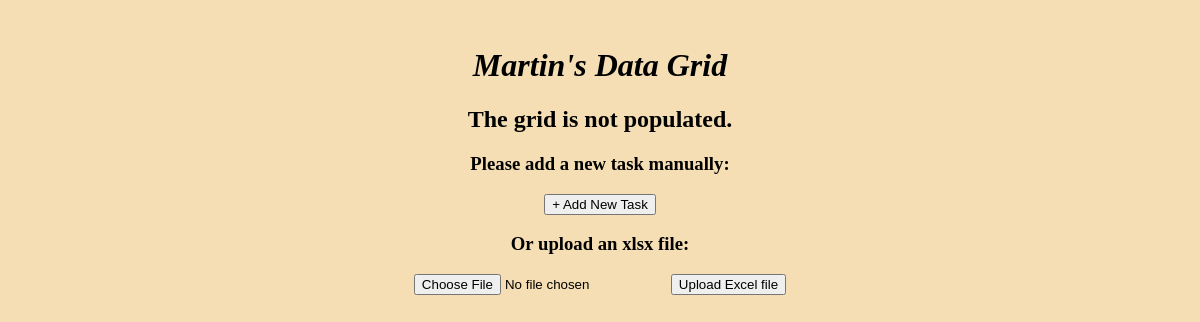
Before: / with the older database file.
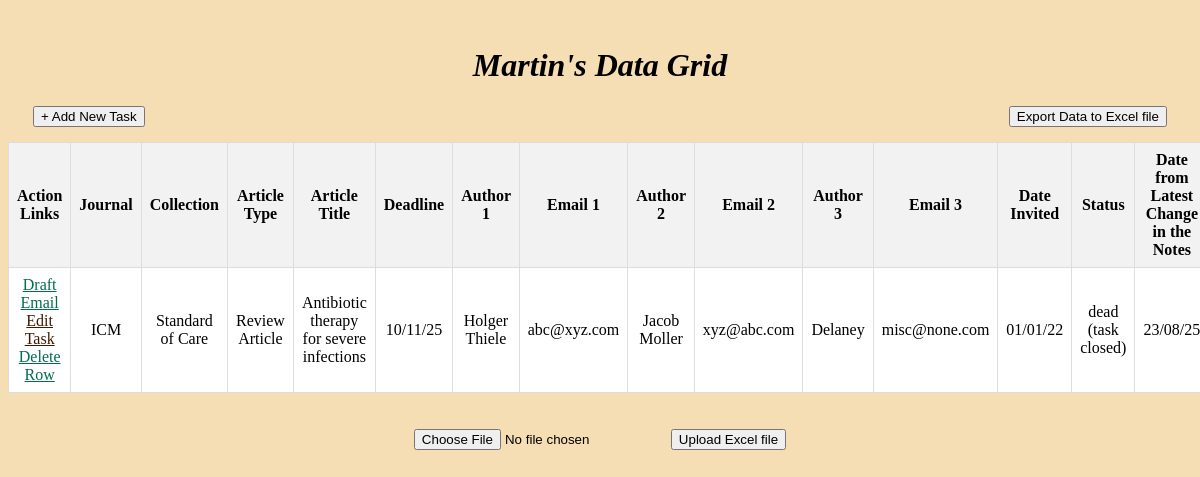
After: the same page with the newer database file.
### app.py (models this page shows, shortened)
class Task(db.Model):
    id = db.Column(db.Integer, primary_key=True)
    journal = db.Column(db.String(100), nullable=False)
    collection = db.Column(db.String(50))
    type = db.Column(db.String(50))
    title = db.Column(db.String(120))
    deadline = db.Column(db.Date)
    author1 = db.Column(db.String(30))
    email1 = db.Column(db.String(30))
    author2 = db.Column(db.String(30))
    email2 = db.Column(db.String(30))
    author3 = db.Column(db.String(30))
    email3 = db.Column(db.String(30))
    date_invited = db.Column(db.Date)
    status = db.Column(db.String(30))
    last_change_in_notes = db.Column(db.Date)
    notes = db.Column(db.String(2500))

### app.py (the view)
@app.route('/', methods=['POST', 'GET'])  # type: ignore
def index():
    if request.method == 'POST':
        my_file = request.files.get('file')
        if not my_file or my_file.filename == '':
            return ('No file selected!', 400)
        if my_file.filename.endswith('.xlsx'):  # type: ignore
            import_excel_to_db(my_file)
            return redirect('/')
    else:
        tasks = Task.query.all()
        return render_template('index.html', tasks=tasks)

### templates/index.html (shortened to what this page needs)
{% extends 'base.html' %}
{% block body %}
<div class="content">
    <br>
    <h1><i>Martin's Data Grid</i></h1>
    {% if tasks | length < 1 %}
    <h2>The grid is not populated.</h2>
    <h3>Please add a new task manually:</h3>
        <a href="{{ url_for('new_task') }}">
            <button>
                + Add New Task
            </button>
        </a>
    <h3>Or upload an xlsx file:</h3>
    {% else %}
    <a href="{{ url_for('new_task') }}">
        <button class="new-task-button">
            + Add New Task
        </button>
    </a>
    <a href="{{ url_for('export_excel') }}">
        <button class="export-button">Export Data to Excel file</button>
    </a>
    <br><br>
    <table>
        <thead>
            <tr>
                <th>Action Links</th>
                <th>Journal</th>
                <th>Collection</th>
                <th>Article Type</th>
                <th>Article Title</th>
                <th>Deadline</th>
                <th>Author 1</th>
                <th>Email 1</th>
                <th>Author 2</th>
                <th>Email 2</th>
                <th>Author 3</th>
                <th>Email 3</th>
                <th>Date Invited</th>
                <th>Status</th>
                <th>Date from Latest Change in the Notes</th>
            </tr>
        </thead>
        <tbody>
            {% for task in tasks %}
            <tr>
                <td>
                    <a class='one' href="{{ url_for('edit_email', task_id=task.id) }}">Draft Email</a><br>
                    <a class='two' href="{{ url_for('edit_task', task_id=task.id) }}">Edit Task</a><br>
                    <a class='one' href="{{ url_for('confirm_delete', id=task.id) }}">Delete Row</a>
                </td>
                <td>{{task.journal}}</td>
                <td>{{task.collection}}</td>
                <td>{{task.type}}</td>
                <td>{{task.title}}</td>
                <td>{{task.deadline.strftime('%d/%m/%y')}}</td>
                <td>{{task.author1}}</td>
                <td>{{task.email1}}</td>
                <td>{{task.author2}}</td>
                <td>{{task.email2}}</td>
                <td>{{task.author3}}</td>
                <td>{{task.email3}}</td>
                <td>{{task.date_invited.strftime('%d/%m/%y')}}</td>
                <td>{{task.status}}</td>
                <td>{{task.last_change_in_notes.strftime('%d/%m/%y')}}</td>
            </tr>
            {% endfor %}
        </tbody>
    </table>
    <br><br>
    {% endif %}
        <form style="display: inline-block;" method="post" enctype="multipart/form-data">
            <input type="file" name="file" accept=".xlsx" required>
            <button type="submit">Upload Excel file</button>
        </form>
</div>
<br><br><br>
{% endblock %}

### templates/base.html (shortened to what this page needs)
<!DOCTYPE html>
<html lang="en">
<head>
    <link rel="stylesheet" href="{{url_for('static',filename='style.css')}}">
</head>
<body>
    {% block body %} {% endblock %}
</body>
</html>

### static/style.css (style rules this page uses)
body { background-color: wheat; }
.content { align-items: center; text-align: center; }
a.one:link { color: #006d4c; }
a.two:link { color: #411900; }
table { background-color: white; border-collapse: collapse; width: 98%; margin-left: auto; margin-right: auto; }
th, td { border: 1px solid #dddddd; text-align: center; padding: 8px; }
th { background-color: #f2f2f2; font-weight: bold; text-align: center; }
.export-button { margin-right: 25px; float: right; }
.new-task-button { margin-left: 25px; float: left; }

Changed rows visible on the page:
added Task: journal "ICM", collection "Standard of Care", type "Review Article", title "Antibiotic therapy for severe infections", deadline "10/11/25", author1 "Holger Thiele", email1 "abc@xyz.com", author2 "Jacob Moller", email2 "xyz@abc.com", author3 "Delaney", email3 "misc@none.com", date_invited "01/01/22", status "dead (task closed)", last_change_in_notes "23/08/25"
Other visible differences:
text no longer shown: "The grid is not populated. Please add a new task manually: Or upload an xlsx file:"
text now shown: "Export Data to Excel file Action Links Journal Collection Article Type Article Title Deadline Author 1 Email 1 Author 2 Email 2 Author 3 Email 3 Date Invited Status Date from Latest Change in the Notes"
